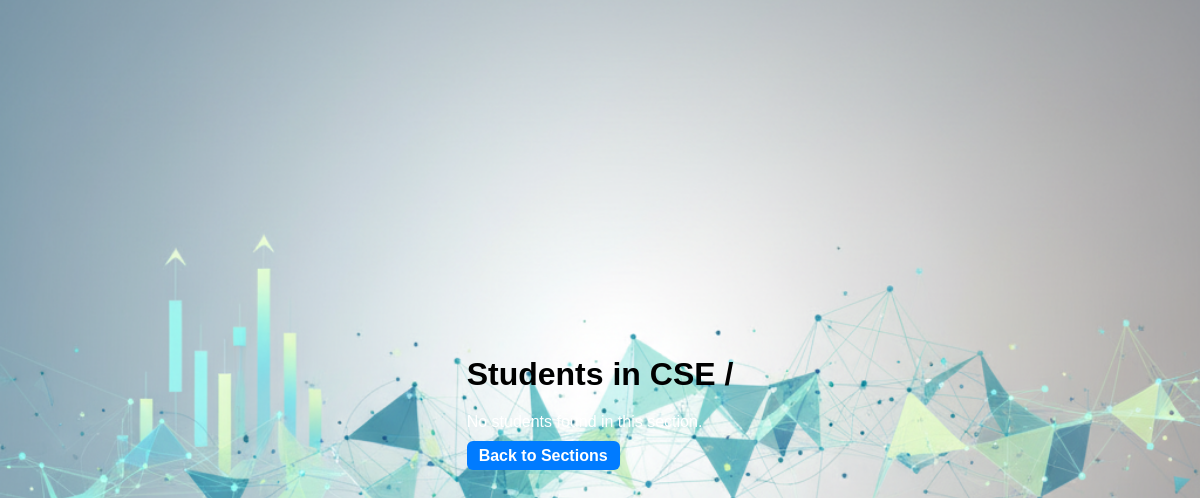
Page /admin/view_students/1/5 (signed in) on the earlier database version.
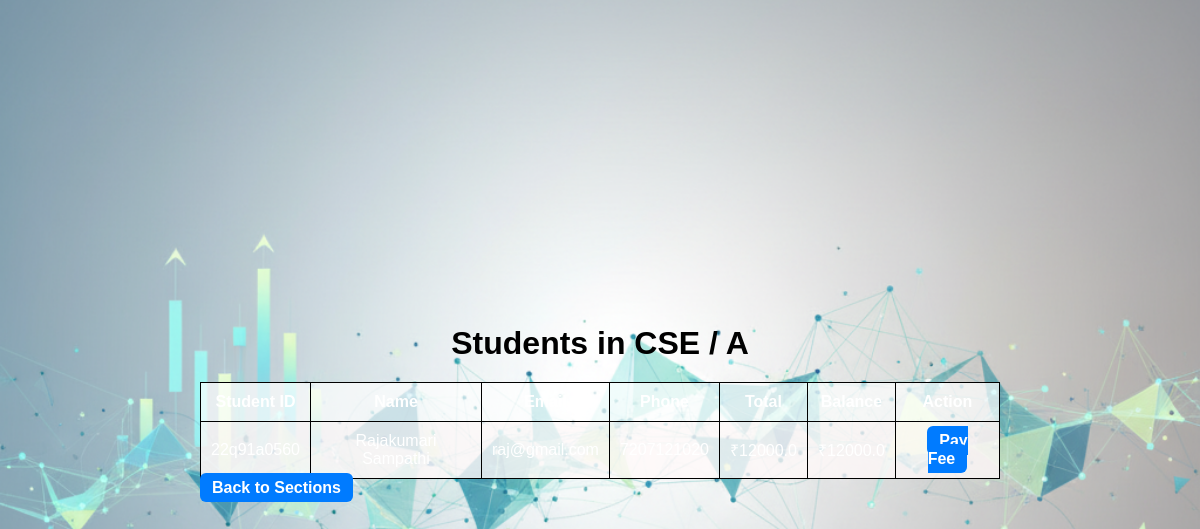
Same page on the later database version.
### tables this page shows
CREATE TABLE branches (
            id INTEGER PRIMARY KEY AUTOINCREMENT,
            name TEXT UNIQUE NOT NULL
        );

CREATE TABLE sections (
            id INTEGER PRIMARY KEY AUTOINCREMENT,
            branch_id INTEGER,
            name TEXT,
            UNIQUE(branch_id, name),
            FOREIGN KEY(branch_id) REFERENCES branches(id)
        );

CREATE TABLE students (
            sid TEXT PRIMARY KEY,
            name TEXT NOT NULL,
            total REAL NOT NULL,
            balance REAL NOT NULL,
            password TEXT NOT NULL
        , branch_id INTEGER, section_id INTEGER, email TEXT, phone TEXT, admin_request INTEGER DEFAULT 0);

### app.py (the view)
@app.route("/admin/view_students/<int:branch_id>/<int:section_id>")
def view_students(branch_id, section_id):
    if "admin" not in session:
        return redirect(url_for("admin_login"))
    with get_db_connection() as conn:
        students = conn.execute("SELECT * FROM students WHERE branch_id=? AND section_id=?", (branch_id, section_id)).fetchall()
        branch = conn.execute("SELECT * FROM branches WHERE id=?", (branch_id,)).fetchone()
        section = conn.execute("SELECT * FROM sections WHERE id=?", (section_id,)).fetchone()
    return render_template("view_students.html", students=students, branch=branch, section=section)

### app.py (called while the page is built)
def get_db_connection():
    conn = sqlite3.connect(DB_PATH, timeout=10)
    conn.row_factory = sqlite3.Row
    conn.execute("PRAGMA foreign_keys=ON")
    return conn

### templates/view_students.html (shortened to what this page needs)
{% extends "base.html" %}
{% block content %}
<div class="content-box">
    <h1>Students in {{ branch['name'] }} / {{ section['name'] }}</h1>
    {% if students %}
    <table>
        <tr>
            <th>Student ID</th>
            <th>Name</th>
            <th>Email</th>
            <th>Phone</th>
            <th>Total</th>
            <th>Balance</th>
            <th>Action</th>
        </tr>
        {% for s in students %}
        <tr class="{% if s['balance'] > 0 %}pending{% endif %}">
            <td>{{ s['sid'] }}</td>
            <td>{{ s['name'] }}</td>
            <td>{{ s['email'] }}</td>
            <td>{{ s['phone'] }}</td>
            <td>₹{{ s['total'] }}</td>
            <td>₹{{ s['balance'] }}</td>
            <td>
                <a href="{{ url_for('admin_pay_fee', sid=s['sid']) }}" class="btn">Pay Fee</a>
            </td>
        </tr>
        {% endfor %}
    </table>
    {% else %}
    <p>No students found in this section.</p>
    {% endif %}
    <a href="{{ url_for('add_section', branch_id=branch['id']) }}" class="btn">Back to Sections</a>
</div>
{% endblock %}

### templates/base.html (shortened to what this page needs)
<!doctype html>
<html lang="en">
  <head>
    <link rel="stylesheet" href="{{ url_for('static', filename='style.css') }}">
  </head>
  <body>
    <div class="wrapper">
      {% block content %}{% endblock %}
    </div>
  </body>
</html>

### static/style.css (style rules this page uses)
body { background-color: #111; color: #fff; font-family: Arial, sans-serif; margin: 0; padding: 0; display: flex; justify-content: center; align-items: center; height: 100vh; }
h1, h2, h3, h4, h5, h6 { color: #fff; }
.btn, button { background-color: #3498db; color: #fff; border: none; padding: 10px 16px; border-radius: 8px; cursor: pointer; font-weight: bold; text-decoration: none; }
table, th, td { border: 1px solid #333; }
th { background-color: #222; color: #fff; }
td { background-color: #111; color: #fff; }
label, h1, h2, h3, h4, h5, h6, p, span, li { color: #fff; }
.btn { background: #3498db; color: #fff; padding: 10px 18px; border-radius: 8px; text-decoration: none; }

Differences in the rows shown:
added sections: name "A"
added students: sid "22q91a0560", name "Rajakumari Sampathi", email "raj@gmail.com", phone "7207121020", total "12000.0"
Other differences:
text no longer shown: "No students found in this section."
text now shown: "Name Email Phone Total Balance Action"
